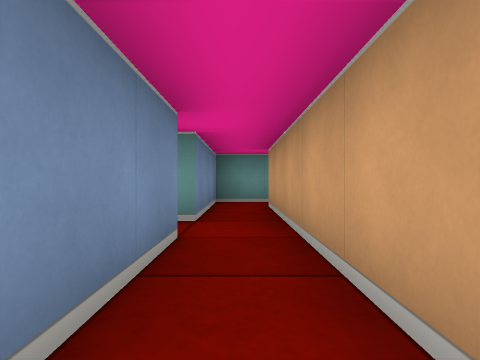
[1] (above)

13 first-person views from a walk through a cub3D maze. The camera is about half as high as the walls, looks level and sees 75° across. The floor is counted in squares. Each view is taken from the middle of a square. On the plan, view 1 faces up. The plan holds only what a view shows up to about 9 squares ahead; the rest is blank.

[2]
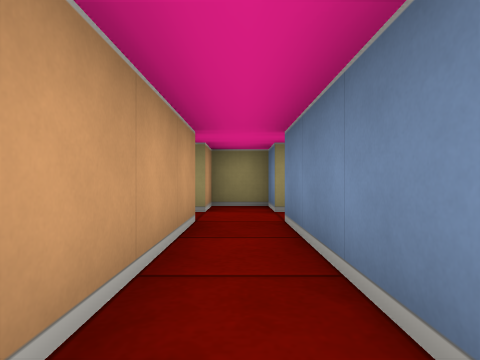

[3]
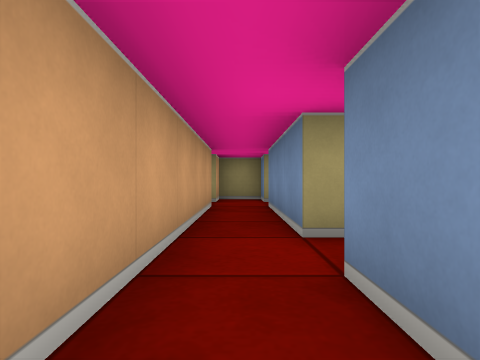

[4]
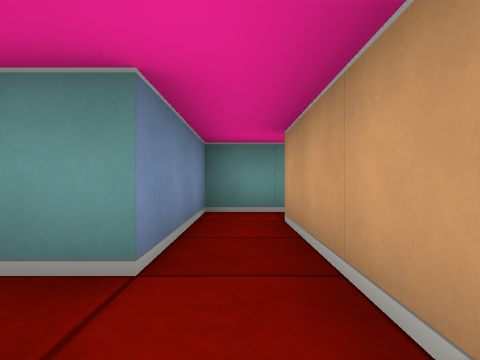

[5]
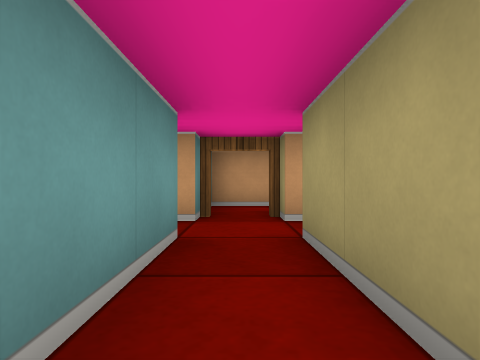

[6]
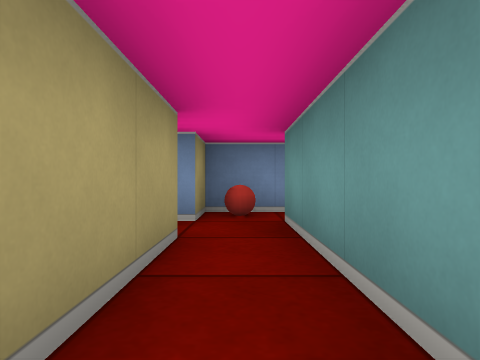

[7]
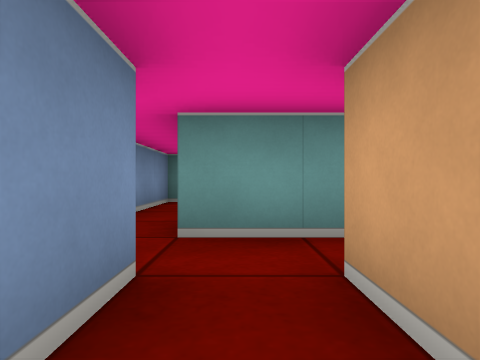

[8]
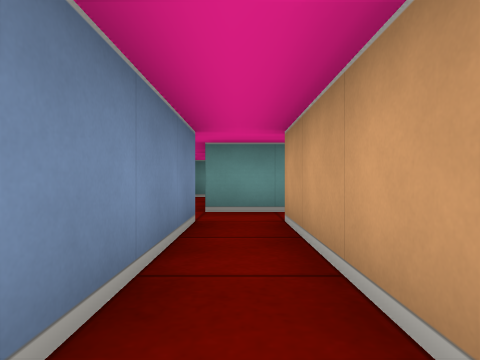

[9]
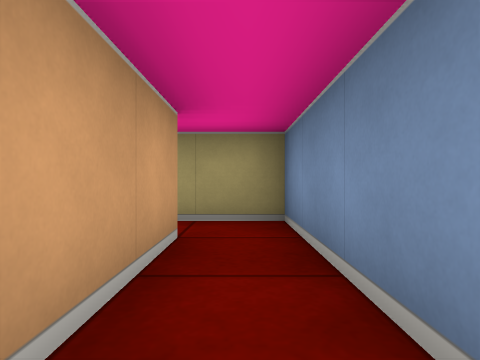

[10]
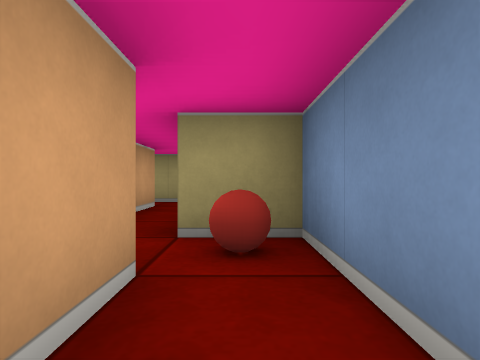

[11]
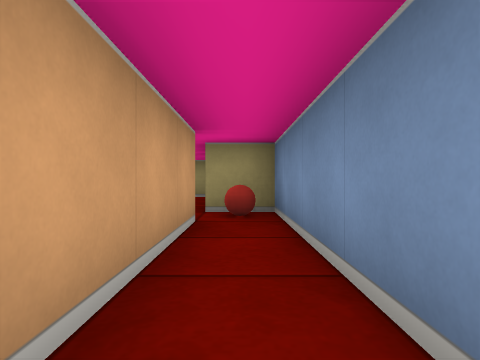

[12]
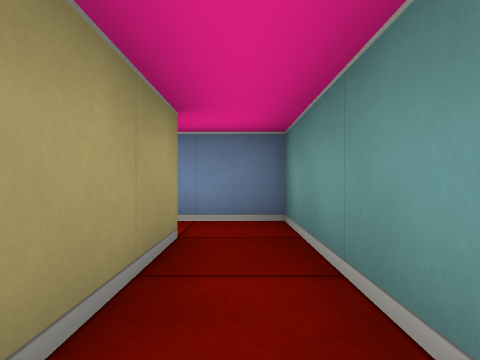

[13]
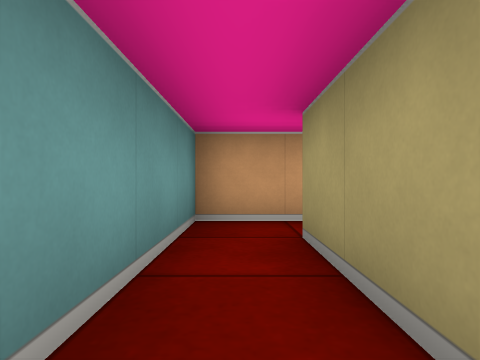

### Floor plan
Points are (right, up) in squares from view 1. A wall is a line through its corners. A room is listed if a view was taken in it or the views show most of it. See-through windows are left out.
Room 1 (views 1, 2, 4, 6)
walls: (-0.5, 2.5) (-0.5, -0.5) (-2.5, -0.5); (0.5, -0.5) (0.5, 3.5); (-0.5, 3.5) (-1.2, 3.5); (-2.5, -1.5) (-0.5, -1.5) (-0.5, -2.5) (0.5, -2.5) (0.5, -1.5)
ways out: opening at (0, 4.5) to room 2; opening at (-1.5, -1) to room 3; open door at (1, -1)
Room 2 (views 3, 13)
walls: (0.5, 3.5) (0.5, 5.5); (0.5, 6.5) (-0.5, 6.5) (-0.5, 3.5)
ways out: opening at (0, 4.5) to room 1; opening at (1.5, 6) to room 5
Room 3 (views 5, 7, 8, 9)
walls: (-2.5, -4.5) (-2.5, -1.5); (-2.5, -0.5) (-3.5, -0.5); (-4.5, 0) (-4.5, -1.5) (-3.5, -1.5) (-3.5, -5.5) (-2.1, -5.5)
ways out: opening at (-1.5, -1) to room 1; opening at (-2, -5)
objects: ball (-4, -1)
Room 4 (views 10, 11)
walls: (-3.9, 3.5) (-4.5, 3.5) (-4.5, 0); (-3.5, -0.5) (-3.5, 2.4)
Room 5 (view 12)
walls: (3.5, 5.2) (3.5, 6.5) (0.5, 6.5); (0.5, 5.5) (2.5, 5.5)
ways out: opening at (1.5, 6) to room 2

Where each view was taken, in squares from view 1:
view 1: 0 up, 0 right, facing up
view 2: 3 up, 0 right, facing down
view 3: 5 up, 0 right, facing down
view 4: 2 up, 0 right, facing up
view 5: 1 down, 3 left, facing right
view 6: 1 down, 0 right, facing left
view 7: 3 down, 3 left, facing up
view 8: 5 down, 3 left, facing up
view 9: 2 down, 3 left, facing down
view 10: 1 up, 4 left, facing down
view 11: 3 up, 4 left, facing down
view 12: 6 up, 3 right, facing left
view 13: 6 up, 0 right, facing right
